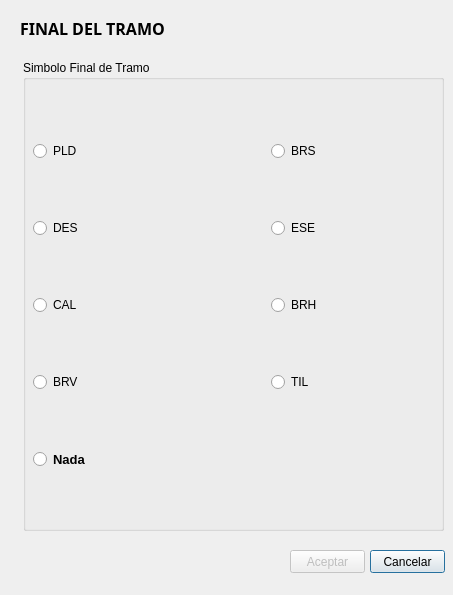
<?xml version="1.0" encoding="UTF-8"?>
<ui version="4.0">
 <class>TramosActionBase</class>
 <widget class="QDialog" name="TramosActionBase">
  <property name="geometry">
   <rect>
    <x>0</x>
    <y>0</y>
    <width>453</width>
    <height>595</height>
   </rect>
  </property>
  <property name="windowTitle">
   <string>Digitalización de la Red de Cloacas</string>
  </property>
  <property name="modal">
   <bool>true</bool>
  </property>
  <widget class="QLabel" name="label">
   <property name="geometry">
    <rect>
     <x>20</x>
     <y>20</y>
     <width>171</width>
     <height>16</height>
    </rect>
   </property>
   <property name="font">
    <font>
     <family>Bell MT</family>
     <pointsize>12</pointsize>
     <weight>75</weight>
     <italic>false</italic>
     <bold>true</bold>
    </font>
   </property>
   <property name="text">
    <string>FINAL DEL TRAMO</string>
   </property>
   <property name="textFormat">
    <enum>Qt::AutoText</enum>
   </property>
  </widget>
  <widget class="QGroupBox" name="groupBox">
   <property name="geometry">
    <rect>
     <x>23</x>
     <y>60</y>
     <width>421</width>
     <height>471</height>
    </rect>
   </property>
   <property name="sizePolicy">
    <sizepolicy hsizetype="Fixed" vsizetype="Fixed">
     <horstretch>0</horstretch>
     <verstretch>0</verstretch>
    </sizepolicy>
   </property>
   <property name="title">
    <string>Simbolo Final de Tramo</string>
   </property>
   <widget class="QWidget" name="gridLayoutWidget">
    <property name="geometry">
     <rect>
      <x>10</x>
      <y>30</y>
      <width>400</width>
      <height>431</height>
     </rect>
    </property>
    <layout class="QGridLayout" name="gridLayout">
     <property name="sizeConstraint">
      <enum>QLayout::SetDefaultConstraint</enum>
     </property>
     <item row="2" column="1">
      <widget class="QLabel" name="cal_inicio">
       <property name="sizePolicy">
        <sizepolicy hsizetype="Fixed" vsizetype="Fixed">
         <horstretch>0</horstretch>
         <verstretch>0</verstretch>
        </sizepolicy>
       </property>
       <property name="maximumSize">
        <size>
         <width>70</width>
         <height>70</height>
        </size>
       </property>
       <property name="text">
        <string/>
       </property>
       <property name="pixmap">
        <pixmap>D:/Documentos Cristian/Proyectos y Becas/Programacion/Aguas de Corrientes/iconos/IMAGENES_FORM/CAL.png</pixmap>
       </property>
       <property name="scaledContents">
        <bool>true</bool>
       </property>
      </widget>
     </item>
     <item row="0" column="4">
      <widget class="QLabel" name="brs_inicio">
       <property name="sizePolicy">
        <sizepolicy hsizetype="Fixed" vsizetype="Fixed">
         <horstretch>0</horstretch>
         <verstretch>0</verstretch>
        </sizepolicy>
       </property>
       <property name="maximumSize">
        <size>
         <width>70</width>
         <height>70</height>
        </size>
       </property>
       <property name="text">
        <string/>
       </property>
       <property name="pixmap">
        <pixmap>D:/Documentos Cristian/Proyectos y Becas/Programacion/Aguas de Corrientes/iconos/IMAGENES_FORM/BRS.png</pixmap>
       </property>
       <property name="scaledContents">
        <bool>true</bool>
       </property>
      </widget>
     </item>
     <item row="1" column="0">
      <widget class="QRadioButton" name="rb_final_des">
       <property name="enabled">
        <bool>true</bool>
       </property>
       <property name="sizePolicy">
        <sizepolicy hsizetype="Fixed" vsizetype="Fixed">
         <horstretch>0</horstretch>
         <verstretch>0</verstretch>
        </sizepolicy>
       </property>
       <property name="maximumSize">
        <size>
         <width>100</width>
         <height>50</height>
        </size>
       </property>
       <property name="text">
        <string>DES</string>
       </property>
      </widget>
     </item>
     <item row="1" column="1">
      <widget class="QLabel" name="des_inicio">
       <property name="sizePolicy">
        <sizepolicy hsizetype="Fixed" vsizetype="Fixed">
         <horstretch>0</horstretch>
         <verstretch>0</verstretch>
        </sizepolicy>
       </property>
       <property name="maximumSize">
        <size>
         <width>70</width>
         <height>70</height>
        </size>
       </property>
       <property name="text">
        <string/>
       </property>
       <property name="pixmap">
        <pixmap>D:/Documentos Cristian/Proyectos y Becas/Programacion/Aguas de Corrientes/iconos/IMAGENES_FORM/DES.png</pixmap>
       </property>
       <property name="scaledContents">
        <bool>true</bool>
       </property>
      </widget>
     </item>
     <item row="1" column="4">
      <widget class="QLabel" name="ese_inicio">
       <property name="sizePolicy">
        <sizepolicy hsizetype="Fixed" vsizetype="Fixed">
         <horstretch>0</horstretch>
         <verstretch>0</verstretch>
        </sizepolicy>
       </property>
       <property name="maximumSize">
        <size>
         <width>70</width>
         <height>70</height>
        </size>
       </property>
       <property name="text">
        <string/>
       </property>
       <property name="pixmap">
        <pixmap>D:/Documentos Cristian/Proyectos y Becas/Programacion/Aguas de Corrientes/iconos/IMAGENES_FORM/ESE.png</pixmap>
       </property>
       <property name="scaledContents">
        <bool>true</bool>
       </property>
      </widget>
     </item>
     <item row="2" column="3">
      <widget class="QRadioButton" name="rb_final_brh">
       <property name="text">
        <string>BRH</string>
       </property>
      </widget>
     </item>
     <item row="2" column="2">
      <spacer name="horizontalSpacer_5">
       <property name="orientation">
        <enum>Qt::Horizontal</enum>
       </property>
       <property name="sizeType">
        <enum>QSizePolicy::Fixed</enum>
       </property>
       <property name="sizeHint" stdset="0">
        <size>
         <width>70</width>
         <height>20</height>
        </size>
       </property>
      </spacer>
     </item>
     <item row="2" column="4">
      <widget class="QLabel" name="brh_inicio">
       <property name="sizePolicy">
        <sizepolicy hsizetype="Fixed" vsizetype="Fixed">
         <horstretch>0</horstretch>
         <verstretch>0</verstretch>
        </sizepolicy>
       </property>
       <property name="maximumSize">
        <size>
         <width>70</width>
         <height>70</height>
        </size>
       </property>
       <property name="text">
        <string/>
       </property>
       <property name="pixmap">
        <pixmap>D:/Documentos Cristian/Proyectos y Becas/Programacion/Aguas de Corrientes/iconos/IMAGENES_FORM/BRH.png</pixmap>
       </property>
       <property name="scaledContents">
        <bool>true</bool>
       </property>
      </widget>
     </item>
     <item row="0" column="2">
      <spacer name="horizontalSpacer">
       <property name="orientation">
        <enum>Qt::Horizontal</enum>
       </property>
       <property name="sizeType">
        <enum>QSizePolicy::Fixed</enum>
       </property>
       <property name="sizeHint" stdset="0">
        <size>
         <width>70</width>
         <height>20</height>
        </size>
       </property>
      </spacer>
     </item>
     <item row="1" column="2">
      <spacer name="horizontalSpacer_4">
       <property name="orientation">
        <enum>Qt::Horizontal</enum>
       </property>
       <property name="sizeType">
        <enum>QSizePolicy::Fixed</enum>
       </property>
       <property name="sizeHint" stdset="0">
        <size>
         <width>70</width>
         <height>20</height>
        </size>
       </property>
      </spacer>
     </item>
     <item row="0" column="1">
      <widget class="QLabel" name="pld_inicio">
       <property name="sizePolicy">
        <sizepolicy hsizetype="Fixed" vsizetype="Fixed">
         <horstretch>0</horstretch>
         <verstretch>0</verstretch>
        </sizepolicy>
       </property>
       <property name="maximumSize">
        <size>
         <width>70</width>
         <height>70</height>
        </size>
       </property>
       <property name="text">
        <string/>
       </property>
       <property name="pixmap">
        <pixmap>D:/Documentos Cristian/Proyectos y Becas/Programacion/Aguas de Corrientes/iconos/IMAGENES_FORM/PLD.png</pixmap>
       </property>
       <property name="scaledContents">
        <bool>true</bool>
       </property>
      </widget>
     </item>
     <item row="1" column="3">
      <widget class="QRadioButton" name="rb_final_ese">
       <property name="text">
        <string>ESE</string>
       </property>
      </widget>
     </item>
     <item row="3" column="0">
      <widget class="QRadioButton" name="rb_final_brv">
       <property name="sizePolicy">
        <sizepolicy hsizetype="Fixed" vsizetype="Fixed">
         <horstretch>0</horstretch>
         <verstretch>0</verstretch>
        </sizepolicy>
       </property>
       <property name="maximumSize">
        <size>
         <width>100</width>
         <height>50</height>
        </size>
       </property>
       <property name="text">
        <string>BRV</string>
       </property>
      </widget>
     </item>
     <item row="2" column="0">
      <widget class="QRadioButton" name="rb_final_cal">
       <property name="sizePolicy">
        <sizepolicy hsizetype="Fixed" vsizetype="Fixed">
         <horstretch>0</horstretch>
         <verstretch>0</verstretch>
        </sizepolicy>
       </property>
       <property name="maximumSize">
        <size>
         <width>100</width>
         <height>50</height>
        </size>
       </property>
       <property name="text">
        <string>CAL</string>
       </property>
      </widget>
     </item>
     <item row="3" column="1">
      <widget class="QLabel" name="brv_inicio">
       <property name="sizePolicy">
        <sizepolicy hsizetype="Fixed" vsizetype="Fixed">
         <horstretch>0</horstretch>
         <verstretch>0</verstretch>
        </sizepolicy>
       </property>
       <property name="maximumSize">
        <size>
         <width>70</width>
         <height>70</height>
        </size>
       </property>
       <property name="text">
        <string/>
       </property>
       <property name="pixmap">
        <pixmap>D:/Documentos Cristian/Proyectos y Becas/Programacion/Aguas de Corrientes/iconos/IMAGENES_FORM/BRV.png</pixmap>
       </property>
       <property name="scaledContents">
        <bool>true</bool>
       </property>
      </widget>
     </item>
     <item row="3" column="2">
      <spacer name="horizontalSpacer_6">
       <property name="orientation">
        <enum>Qt::Horizontal</enum>
       </property>
       <property name="sizeType">
        <enum>QSizePolicy::Fixed</enum>
       </property>
       <property name="sizeHint" stdset="0">
        <size>
         <width>70</width>
         <height>20</height>
        </size>
       </property>
      </spacer>
     </item>
     <item row="0" column="3">
      <widget class="QRadioButton" name="rb_final_brs">
       <property name="text">
        <string>BRS</string>
       </property>
      </widget>
     </item>
     <item row="3" column="4">
      <widget class="QLabel" name="til_inicio">
       <property name="sizePolicy">
        <sizepolicy hsizetype="Fixed" vsizetype="Fixed">
         <horstretch>0</horstretch>
         <verstretch>0</verstretch>
        </sizepolicy>
       </property>
       <property name="maximumSize">
        <size>
         <width>70</width>
         <height>70</height>
        </size>
       </property>
       <property name="text">
        <string/>
       </property>
       <property name="pixmap">
        <pixmap>D:/Documentos Cristian/Proyectos y Becas/Programacion/Aguas de Corrientes/iconos/IMAGENES_FORM/TIL.png</pixmap>
       </property>
       <property name="scaledContents">
        <bool>true</bool>
       </property>
      </widget>
     </item>
     <item row="3" column="3">
      <widget class="QRadioButton" name="rb_final_til">
       <property name="text">
        <string>TIL</string>
       </property>
      </widget>
     </item>
     <item row="0" column="0">
      <widget class="QRadioButton" name="rb_final_pld">
       <property name="enabled">
        <bool>true</bool>
       </property>
       <property name="sizePolicy">
        <sizepolicy hsizetype="Fixed" vsizetype="Fixed">
         <horstretch>0</horstretch>
         <verstretch>0</verstretch>
        </sizepolicy>
       </property>
       <property name="maximumSize">
        <size>
         <width>100</width>
         <height>50</height>
        </size>
       </property>
       <property name="text">
        <string>PLD</string>
       </property>
       <property name="checkable">
        <bool>true</bool>
       </property>
      </widget>
     </item>
     <item row="4" column="0">
      <widget class="QRadioButton" name="rb_final_nada">
       <property name="font">
        <font>
         <pointsize>10</pointsize>
         <weight>75</weight>
         <bold>true</bold>
        </font>
       </property>
       <property name="text">
        <string>Nada</string>
       </property>
      </widget>
     </item>
    </layout>
   </widget>
  </widget>
  <widget class="QPushButton" name="cancel">
   <property name="geometry">
    <rect>
     <x>370</x>
     <y>550</y>
     <width>75</width>
     <height>23</height>
    </rect>
   </property>
   <property name="text">
    <string>Cancelar</string>
   </property>
  </widget>
  <widget class="QPushButton" name="ok">
   <property name="enabled">
    <bool>false</bool>
   </property>
   <property name="geometry">
    <rect>
     <x>290</x>
     <y>550</y>
     <width>75</width>
     <height>23</height>
    </rect>
   </property>
   <property name="text">
    <string>Aceptar</string>
   </property>
  </widget>
 </widget>
 <tabstops>
  <tabstop>rb_final_pld</tabstop>
  <tabstop>rb_final_des</tabstop>
  <tabstop>rb_final_cal</tabstop>
  <tabstop>rb_final_brv</tabstop>
  <tabstop>rb_final_brs</tabstop>
  <tabstop>rb_final_ese</tabstop>
  <tabstop>rb_final_brh</tabstop>
  <tabstop>rb_final_til</tabstop>
  <tabstop>ok</tabstop>
  <tabstop>cancel</tabstop>
 </tabstops>
 <resources/>
 <connections>
  <connection>
   <sender>ok</sender>
   <signal>clicked()</signal>
   <receiver>TramosActionBase</receiver>
   <slot>accept()</slot>
   <hints>
    <hint type="sourcelabel">
     <x>327</x>
     <y>481</y>
    </hint>
    <hint type="destinationlabel">
     <x>226</x>
     <y>247</y>
    </hint>
   </hints>
  </connection>
  <connection>
   <sender>cancel</sender>
   <signal>clicked()</signal>
   <receiver>TramosActionBase</receiver>
   <slot>reject()</slot>
   <hints>
    <hint type="sourcelabel">
     <x>407</x>
     <y>481</y>
    </hint>
    <hint type="destinationlabel">
     <x>226</x>
     <y>247</y>
    </hint>
   </hints>
  </connection>
 </connections>
</ui>
